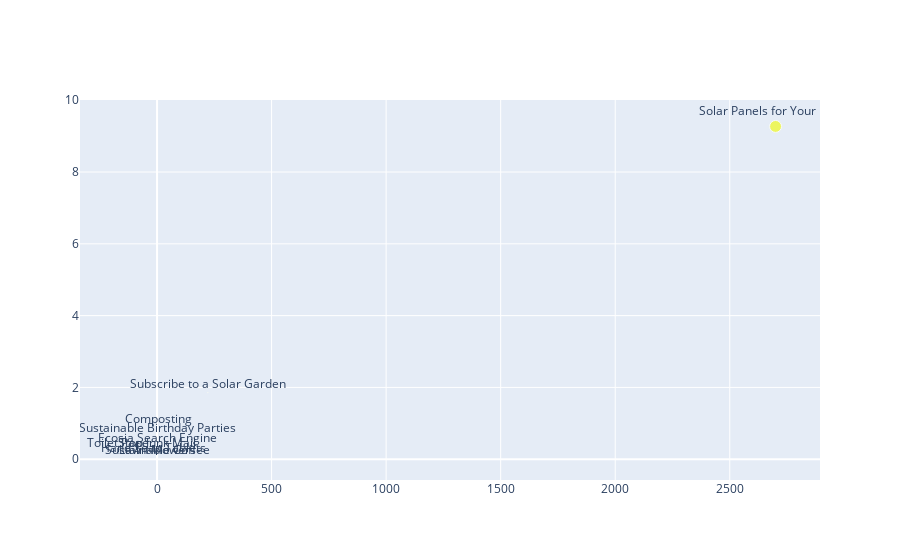

Notebook source saved alongside this figure:
### Code cell
import plotly.graph_objects as go

fig = go.Figure()

fig.add_trace(
    go.Scatter(
        x=impact_df["DollarsPerYearBenefit"],
        y=impact_df["TonsCO2ePerYearBenefit"],
        marker=dict(
            size=impact_df["TonsCO2ePerYearBenefit.Range"]**2 * 3.1415926, color=impact_df['HoursPerYearBenefit']
        ),
        text=impact_df["label"],
        mode="markers+text",
        name="Blah",
        textposition="top center",
    )
)
# pi*r^2 = size

### Figure 1 — Plotly figure (JSON) as saved in the notebook; plotly's stock layout.template omitted (floating-point values rounded to 4 significant figures)
{"data": [{"marker": {"color": [-12, -10.65, 0, -5, 0, -30, 0, 0, -15, -1], "size": [0.1202, 0.0003342, 0.4758, 0.07182, 0.02351, 0.0255, 0.02784, 11.9, 0.0009925, 0.0008553]}, "mode": "markers+text", "name": "Blah", "text": ["<a href=https://www.mygreenatlas.com/lifestyles/sustainablebirthdayparties/>Sustainable Birthday Parties</a>", "<a href=https://www.mygreenatlas.com/lifestyles/sustainablecoffee/>Sustainable Coffee</a>", "<a href=https://www.mygreenatlas.com/lifestyles/subscribetoasolargarden/>Subscribe to a Solar Garden</a>", "<a href=https://www.mygreenatlas.com/lifestyles/ecosiasearchengine/>Ecosia Search Engine</a>", "<a href=https://www.mygreenatlas.com/lifestyles/stopjunkmail/>Stop Junk Mail</a>", "<a href=https://www.mygreenatlas.com/lifestyles/composting/>Composting</a>", "<a href=https://www.mygreenatlas.com/products/toiletpaper/>Toilet Paper</a>", "<a href=https://www.mygreenatlas.com/products/solar-panels/>Solar Panels for Your Home</a>", "<a href=https://www.mygreenatlas.com/products/lawnmowers/>Lawn Mowers</a>", "<a href=https://www.mygreenatlas.com/products/handsoaptablets/>Hand Soap Tablets</a>"], "textposition": "top center", "type": "scatter", "x": [0, 0, 221.8, 0, 0, 5, -161.8, 2700, 0, -15], "y": [0.6521, 0.03438, 1.854, 0.378, 0.2249, 0.9009, 0.2167, 9.27, 0.03555, 0.0825]}], "layout": {}}
